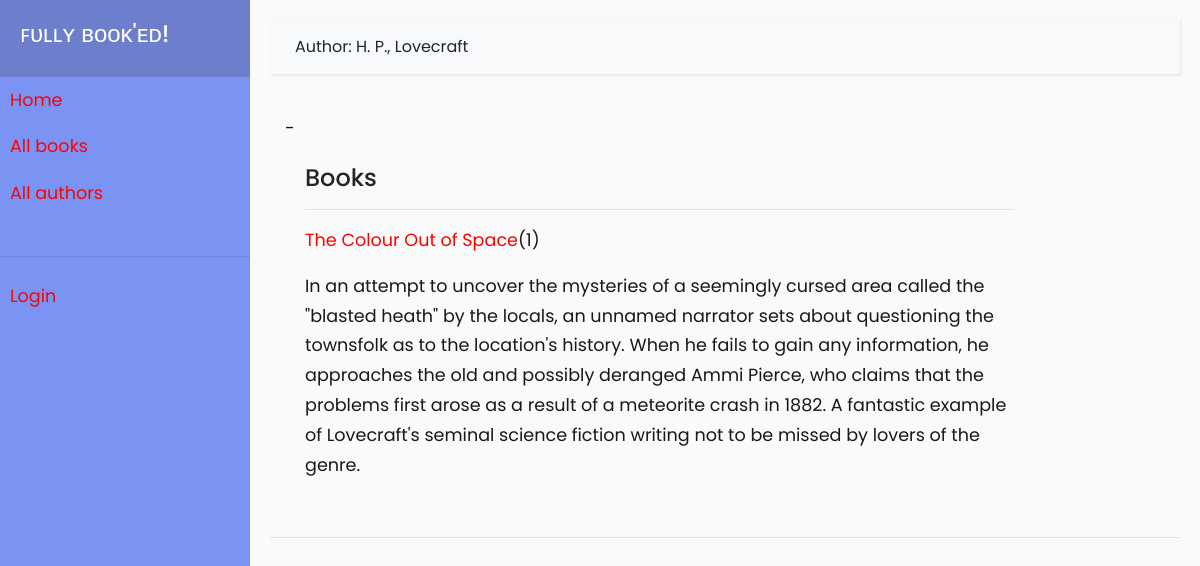
Before: /catalog/author/3 with the older database file.
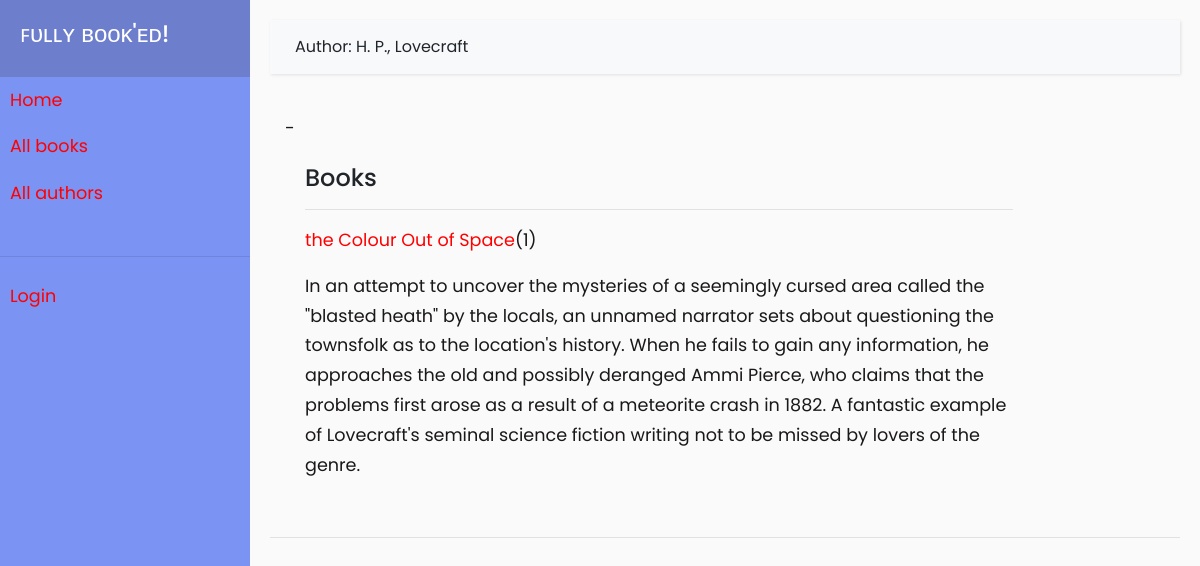
After: the same page with the newer database file.
### catalog/models.py (models this page shows, shortened)
class Book(models.Model):
    title = models.CharField(max_length = 100)
    author = models.ForeignKey('Author', on_delete = models.SET_NULL, null = True)
    summary = models.TextField(max_length = 1000, help_text = "Enter description of book")
    isbn = models.CharField('ISBN', max_length = 13, unique = True, help_text = '10 or 13 digit Number')
    genre = models.ManyToManyField(Genre, help_text = 'Select genre of book')
    language = models.ForeignKey('Language', on_delete = models.SET_NULL, null = True)
    def __str__(self):
        return self.title
    def display_genre(self):
        return ', '.join(genre.name for genre in self.genre.all()[:3])
    display_genre.short_description = "Genre"

### catalog/views.py (the view)
# urls.py: path('author/<int:pk>', views.AuthorDetailView.as_view(), name = 'author-detail'),
class AuthorDetailView(generic.DetailView):
    model = Author

### catalog/models.py (called while the page is built)
    def __str__(self):
        return f'{self.first_name}, {self.last_name}'

### catalog/templates/catalog/author_detail.html (shortened to what this page needs)
{% extends "base_generic.html" %}
{% block heading %}
<span>Author: {{ author}}</span>
{% endblock %}
{% block content %}
  <p>{% if author.date_of_birth %}{{author.date_of_birth }}{% endif %} - {% if author.date_of_death %}{{author.date_of_death}}{% endif %}</p>
  <div style="margin-left:20px;margin-top:20px">
    <h4>Books</h4>
    {% if author.book_set.all %}
    {% for book in author.book_set.all %}
      <hr>
      <p><a href="{% url 'book-detail' book.pk %}">{{ book }}</a>({{book.bookinstance_set.all.count}})</p>
      <p>{{ book.summary}}</p>
      {% endfor %}
      {% else %}
      <hr>
      <p>Currently, there is no book available by this author.</p>
      {% endif %}
  </div>
{% endblock %}

Changed rows visible on the page:
changed Book: title "The Colour Out of Space" → "the Colour Out of Space"
